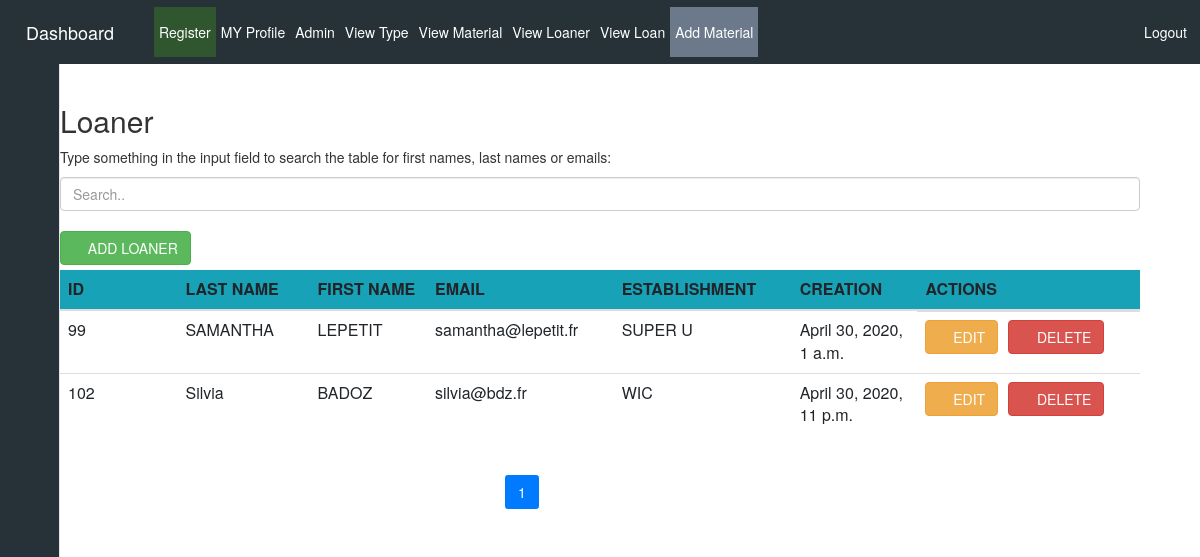
Page /LoanerView (signed in) on the earlier database version.
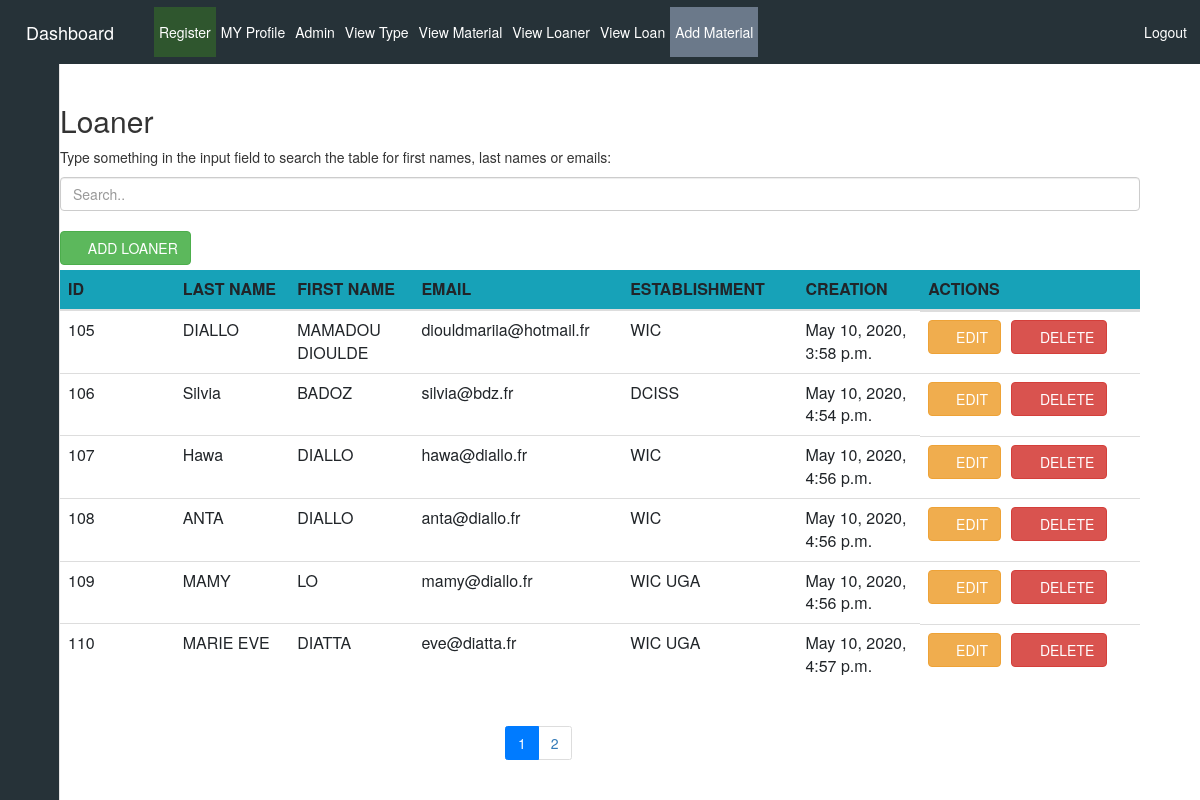
Same page on the later database version.
### siteWeb/models.py (models this page shows, shortened)
class Loaner(models.Model):
    last_name = models.CharField(max_length=255)
    first_name = models.CharField(max_length=255)
    email = models.EmailField(max_length=255, unique=True)
    establishment = models.CharField(max_length=250)
    creation_date = models.DateTimeField(auto_now_add=True)

### siteWeb/crudAjaxLoanerViews.py (the view)
# urls.py: path('LoanerView', crudAjaxLoanerViews.LoanerView, name='LoanerView'),
def LoanerView(request):
    form = formLoaner()
    loaner = Loaner.objects.all()
    paginator = Paginator(loaner, per_page=6)
    page_number = request.GET.get('page', 1)
    page_obj = paginator.get_page(page_number)
    return render(request, 'siteWeb/loaner/ajaxCrudLoaner.html', {"form": form, "loaners": page_obj.object_list, 'paginator': paginator, 'page_number': int(page_number)})

### siteWeb/forms.py
class formLoaner(forms.ModelForm):
    class Meta:
        model = Loaner
        fields = ['last_name', 'first_name', 'email','establishment']

### siteWeb/templates/siteWeb/loaner/ajaxCrudLoaner.html (shortened to what this page needs)
{% include "siteWeb/includes/dashboard.html" %}
{% load static %}
{% block content %}
<head>
</head>
<div class="container-fluid">
    {% if user.is_authenticated %}
    <div class="container">
        <div class="container-fluid">
             <h2>Loaner</h2>
            <p>Type something in the input field to search the table for first names, last names or emails:</p>
            <input class="form-control" id="myInput" type="text" placeholder="Search..">
            <br>
            <button class="btn btn-success add-form offset-12">
                <span><i class="fas fa-plus"></i> ADD LOANER</span>
            </button>
        </div>
        <div class="table-responsive table-body">
        <table id="loanerTable" class="table container-fluid table-responsive mt-2">
            <thead class="bg-info">
                <th scope="row" class="col-md-1">ID</th>
                <th scope="row" class="col-md-1">LAST NAME</th>
                <th scope="row" class="col-md-1">FIRST NAME</th>
                <th scope="row" class="col-md-1">EMAIL</th>
                <th scope="row" class="col-md-1">ESTABLISHMENT</th>
                <th scope="row" class="col-md-1">CREATION</th>
                <th scope="row" class="col-md-1">ACTIONS</th>
            </thead>
             <tbody id="myTable">
            {% for loaner in loaners %}
            <tr id="loaner-{{loaner.id}}">
                <td>{{loaner.id}}</td>
                <td class="loanerLast_name loanerData" name="last_name">{{loaner.last_name}}</td>
                <td class="loanerFirst_name loanerData" name="first_name">{{loaner.first_name}}</td>
                <td class="loanerEmail loanerData" name="email">{{loaner.email}}</td>
                <td class="loanerEstablishment loanerData" name="email">{{loaner.establishment}}</td>
                <td>{{loaner.creation_date}}</td>
                <td class="d-flex">
                    <button class="btn btn-warning edit-form mr-2" onClick="editLoaner({{loaner.id}})">
                        <span><i class="far fa-edit"></i></span> EDIT
                    </button>
                    <button class="btn btn-danger ml-2" onClick="deleteLoaner({{loaner.id}})">
                        <span><i class="far fa-trash-alt mr-2"></i></span>DELETE
                    </button>
                </td>
            </tr>
            {% endfor %}
             </tbody>
           </table>
        </div>
        <div class="row">
            <div class="offset-5">
                <ul class="pagination">
                    {% for i in paginator.page_range %}
                    <li class="page-item {% if i == page_number %} active {% endif %}">
                        <a class="page-link"  href="?page={{ i }}">{{ i }}</a>
                    </li>
                    {% endfor %}
                </ul>
            </div>
        </div>
    </div>
    {% else %}
    <center><p> No Permittion. If you have an account, <a href="/accounts/login">login.</a></p></center>
    {% endif %}
</div>
{% endblock %}

Differences in the rows shown:
removed Loaner: id "99", last_name "SAMANTHA", first_name "LEPETIT", email "samantha@lepetit.fr", establishment "SUPER U", creation_date "April 30, 2020, 1 a.m."
removed Loaner: id "102", last_name "Silvia", first_name "BADOZ", email "silvia@bdz.fr", establishment "WIC", creation_date "April 30, 2020, 11 p.m."
added Loaner: id "105", last_name "DIALLO", first_name "MAMADOU DIOULDE", email "diouldmariia@hotmail.fr", establishment "WIC", creation_date "May 10, 2020, 3:58 p.m."
added Loaner: id "106", last_name "Silvia", first_name "BADOZ", email "silvia@bdz.fr", establishment "DCISS", creation_date "May 10, 2020, 4:54 p.m."
added Loaner: id "107", last_name "Hawa", first_name "DIALLO", email "hawa@diallo.fr", establishment "WIC", creation_date "May 10, 2020, 4:56 p.m."
added Loaner: id "108", last_name "ANTA", first_name "DIALLO", email "anta@diallo.fr", establishment "WIC", creation_date "May 10, 2020, 4:56 p.m."
added Loaner: id "109", last_name "MAMY", first_name "LO", email "mamy@diallo.fr", establishment "WIC UGA", creation_date "May 10, 2020, 4:56 p.m."
added Loaner: id "110", last_name "MARIE EVE", first_name "DIATTA", email "eve@diatta.fr", establishment "WIC UGA", creation_date "May 10, 2020, 4:57 p.m."
Other differences:
new list line: "2"
